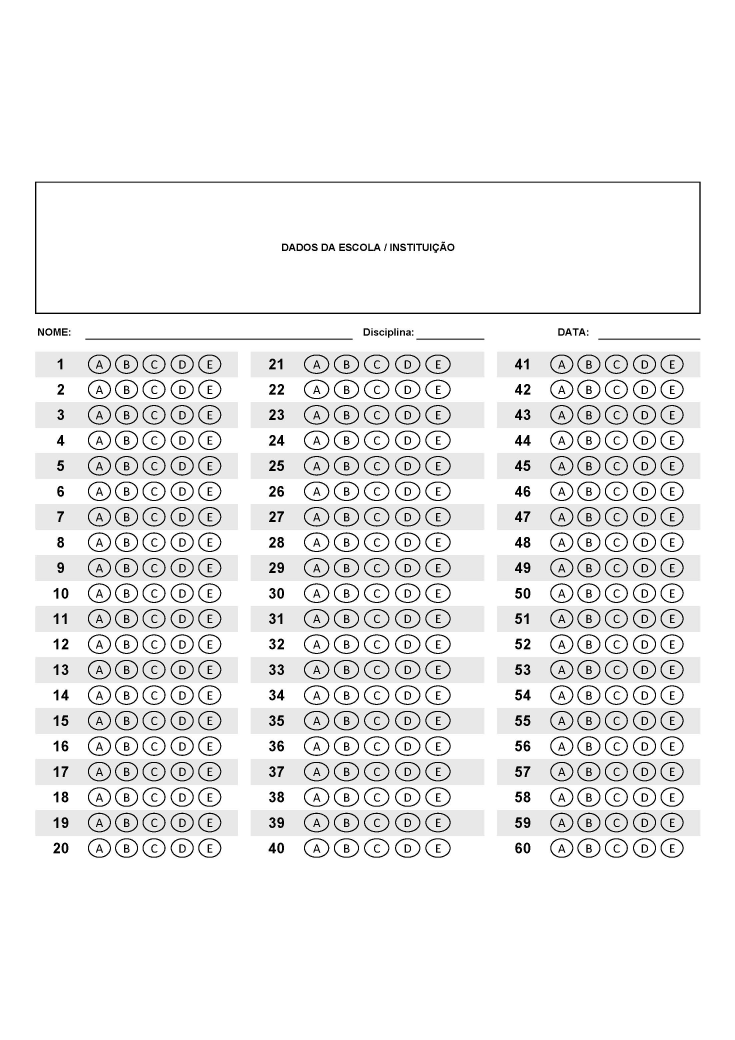
#> input picture python-features/modelo-gabarito.jpg, 2205 x 3119 px, found by its file name (shown at 1/3 size)
$ python coordenadas.py
#> lines starting #> are read from the running program, lines starting #| are printed output that depends on the picture
import cv2

# Variável para armazenar as coordenadas dos cliques
coordenadas = []

# Função para capturar as coordenadas ao clicar na imagem
def capturar_coordenadas(event, x, y, flags, param):
    if event == cv2.EVENT_LBUTTONDOWN:  # Clique com o botão esquerdo do mouse
        coordenadas.append((x, y))
        print(f"Coordenada capturada: {x}, {y}")
        # Desenhar um círculo para marcar a coordenada na imagem
        cv2.circle(imagem, (x, y), 5, (0, 0, 255), -1)


# Carregar a imagem do gabarito
imagem = cv2.imread('D:/Desktop/gabritoDev ideias/modelo-gabarito.jpg')  # Use o caminho correto da sua imagem
#> imagem is the input picture: shape (3119, 2205, 3); min 0, max 255, mean 238.5
imagem = cv2.resize(imagem, (1000, 900))  # Ajuste o tamanho se necessário
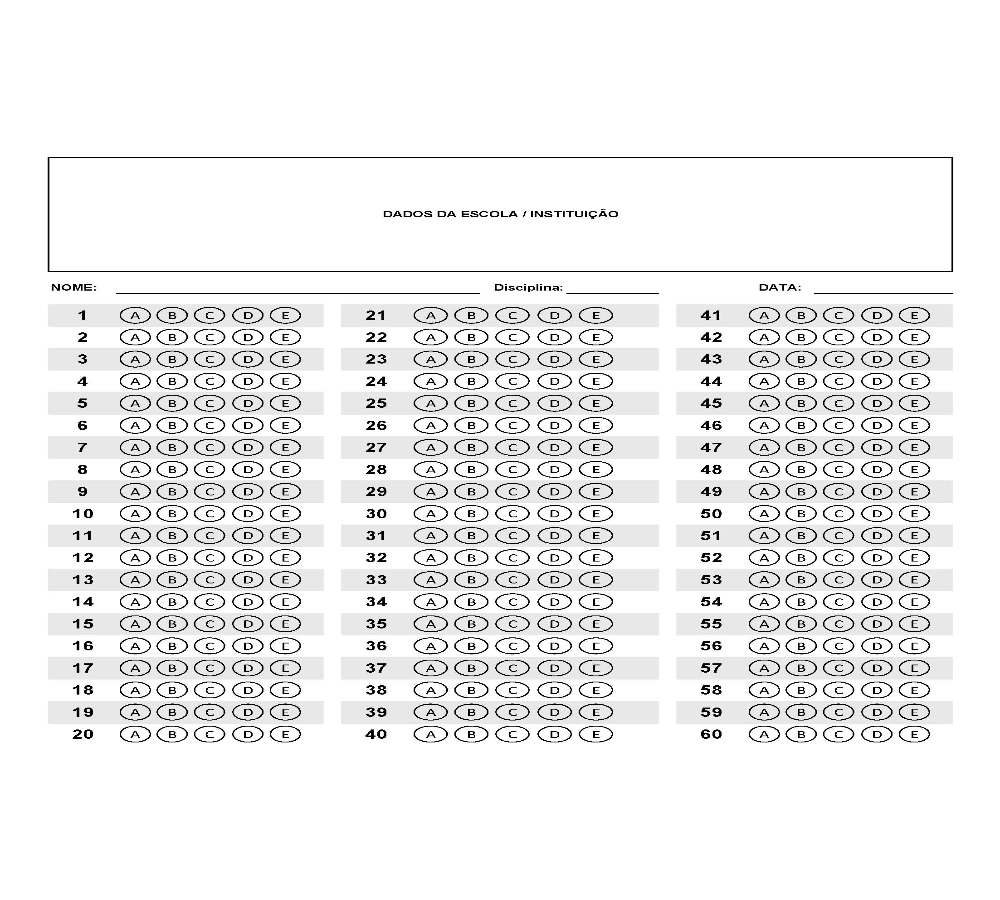
#> imagem: shape (900, 1000, 3); min 0, max 255, mean 238.4

# Mostrar a imagem e capturar cliques
cv2.imshow('Clique nas áreas de resposta', imagem)
cv2.setMouseCallback('Clique nas áreas de resposta', capturar_coordenadas)

# Pressione 'q' para sair
while True:
    cv2.imshow('Clique nas áreas de resposta', imagem)
    if cv2.waitKey(1) & 0xFF == ord('q'):
#> (key q is pressed here)
        break

# Exibir as coordenadas capturadas
print("Coordenadas capturadas:")
for coord in coordenadas:
    print(coord)

cv2.destroyAllWindows()

# Se necessário, você pode salvar as coordenadas em um arquivo para usar posteriormente
import pickle
with open('coordenadas.pkl', 'wb') as arquivo:
    pickle.dump(coordenadas, arquivo)
